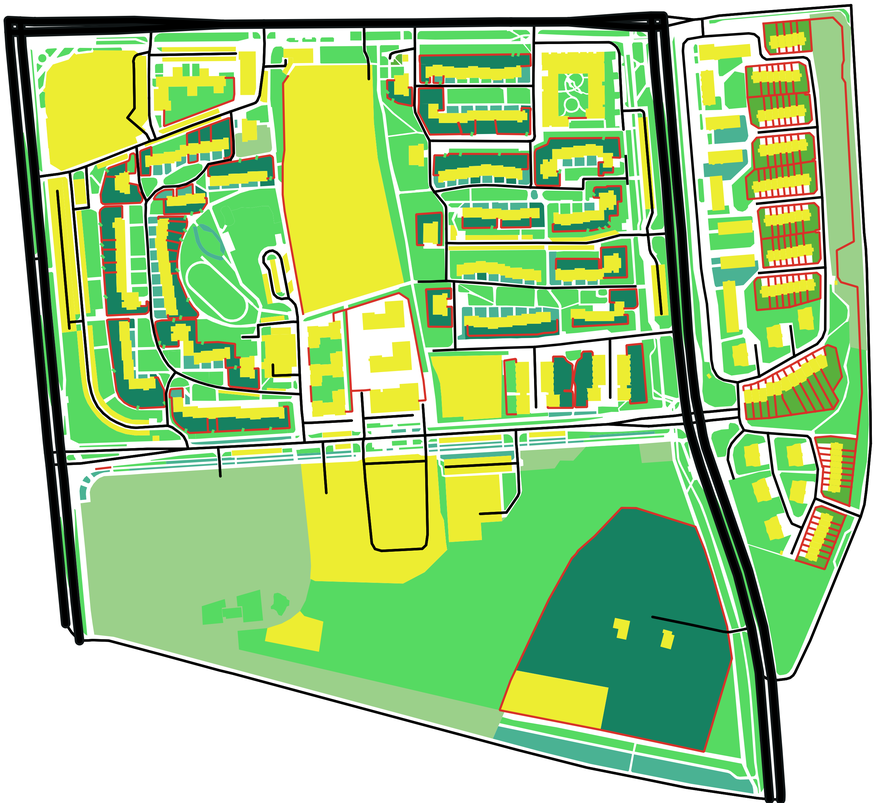
#> input picture setup_world/maps/map_pre.png, 879 x 803 px, shrunk from 2714 x 2480 before the run, found by its file name
$ python map_preprocessing.py   (older library calls are emulated)
#> lines starting #> are read from the running program, lines starting #| are printed output that depends on the picture
# -*- coding: utf-8 -*-
from PIL import Image
import numpy as np

image_path = 'map_pre.png'
image = Image.open(image_path)
#> image is the input picture: PIL image 879x803 RGBA; mean R, G, B, A 163.4, 201.9, 135.4, 255

new_width = image.width // 3
#> new_width = 293
new_height = image.height // 3
#> new_height = 267
new_size = (new_width, new_height)
#> new_size = (293, 267)
resized_image = image.resize(new_size, Image.ANTIALIAS)
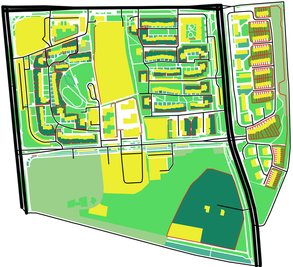
#> resized_image: PIL image 293x267 RGBA; mean R, G, B, A 163, 201.6, 134.9, 255
resized_image_path = 'map_resized.png'
resized_image.save(resized_image_path)

colors = {
    'turquoise': ( 22, 129, 97, 255 ),
    'turquoise+1': ( 74, 178, 147, 255),
    'green': (89, 176, 60, 255),
    'green+2': (155, 208, 138, 255),
    'lime': ( 86, 218, 98, 255),
    'yellow': (237, 237, 49, 255),
    'red': (215, 50, 41, 255),
    #'gray': (141, 141, 141, 255),
    #'violet': ( 124, 80, 164, 255),
    'black': (0, 0, 0, 255),
    'white': (255, 255, 255, 255)
}

image_path = 'map_resized.png'
image = Image.open(image_path)
image = image.convert("RGBA")
image_array = np.array(image)

color_list = list(colors.values())
color_to_index = {tuple(v): k for k, v in enumerate(color_list)}

def get_color_index(color):
    color_tuple = tuple(color)
    if color_tuple in color_to_index:
        return color_to_index[color_tuple]
    else:
        color_diffs = np.sum((np.array(color_list) - color) ** 2, axis=1)
        closest_color_index = np.argmin(color_diffs)
        return closest_color_index

index_array = np.apply_along_axis(lambda pixel: get_color_index(pixel), 2, image_array)
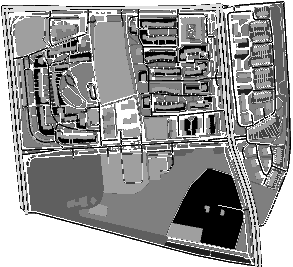
#> index_array: shape (267, 293) int64; min 0, max 8, mean 4.71; drawn with min black and max white

neighborhood_size = 3

def process_pixel(x, y):
    x_min = max(0, x - neighborhood_size // 2)
    x_max = min(index_array.shape[0], x + neighborhood_size // 2 + 1)
    y_min = max(0, y - neighborhood_size // 2)
    y_max = min(index_array.shape[1], y + neighborhood_size // 2 + 1)
    neighborhood = index_array[x_min:x_max, y_min:y_max]
    unique, counts = np.unique(neighborhood, return_counts=True)
    most_frequent_index = unique[np.argmax(counts)]
    return color_list[most_frequent_index]

processed_image_array = np.zeros((index_array.shape[0], index_array.shape[1], 4), dtype=np.uint8)
for x in range(index_array.shape[0]):
    for y in range(index_array.shape[1]):
        processed_image_array[x, y] = process_pixel(x, y)
#> this loop made 267 passes
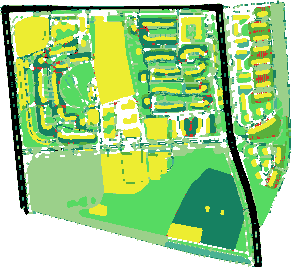
#> processed_image_array: shape (267, 293, 4); mean of channels 0, 1, 2, 3 157.1, 205, 132.8, 255; drawn as R, G, B

processed_image = Image.fromarray(processed_image_array)
processed_image_path = 'map.png'
processed_image.save(processed_image_path)
processed_image.show()

$ run again, with setup_world/maps/map.png copied over setup_world/maps/map_pre.png
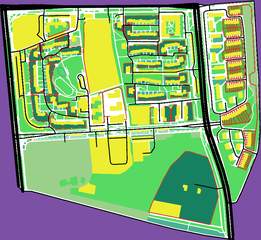
#> input picture setup_world/maps/map.png, 261 x 240 px, shrunk from 896 x 824 before the run, found by its file name
#> image is the input picture: PIL image 261x240 RGBA; mean R, G, B, A 137.4, 167.9, 114.9, 255
#> `index_array = np.apply_along_axis(lambda pixel: get_color_index(pixel)..`:
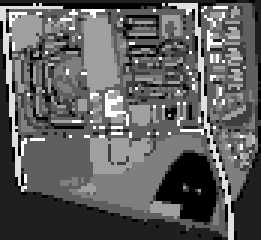
#> index_array: shape (80, 87) int64 (shown 3 times larger); min 0, max 8, mean 2.97; drawn with min black and max white
#> the loop `for x in range(index_array.shape[0]):` made 80 passes
#> after the loop `for x in range(index_array.shape[0]):`:
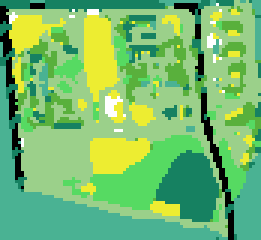
#> processed_image_array: shape (80, 87, 4) (shown 3 times larger); mean of channels 0, 1, 2, 3 117.4, 187.7, 109.2, 255; drawn as R, G, B
